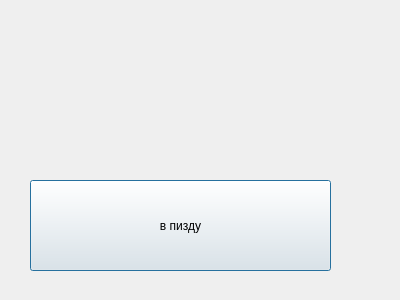
<?xml version="1.0" encoding="UTF-8"?>
<ui version="4.0">
 <class>OtherWindow</class>
 <widget class="QDialog" name="OtherWindow">
  <property name="geometry">
   <rect>
    <x>0</x>
    <y>0</y>
    <width>400</width>
    <height>300</height>
   </rect>
  </property>
  <property name="windowTitle">
   <string>Dialog</string>
  </property>
  <widget class="QPushButton" name="pushButton">
   <property name="geometry">
    <rect>
     <x>30</x>
     <y>180</y>
     <width>301</width>
     <height>91</height>
    </rect>
   </property>
   <property name="text">
    <string>в пизду</string>
   </property>
  </widget>
 </widget>
 <resources/>
 <connections/>
</ui>
